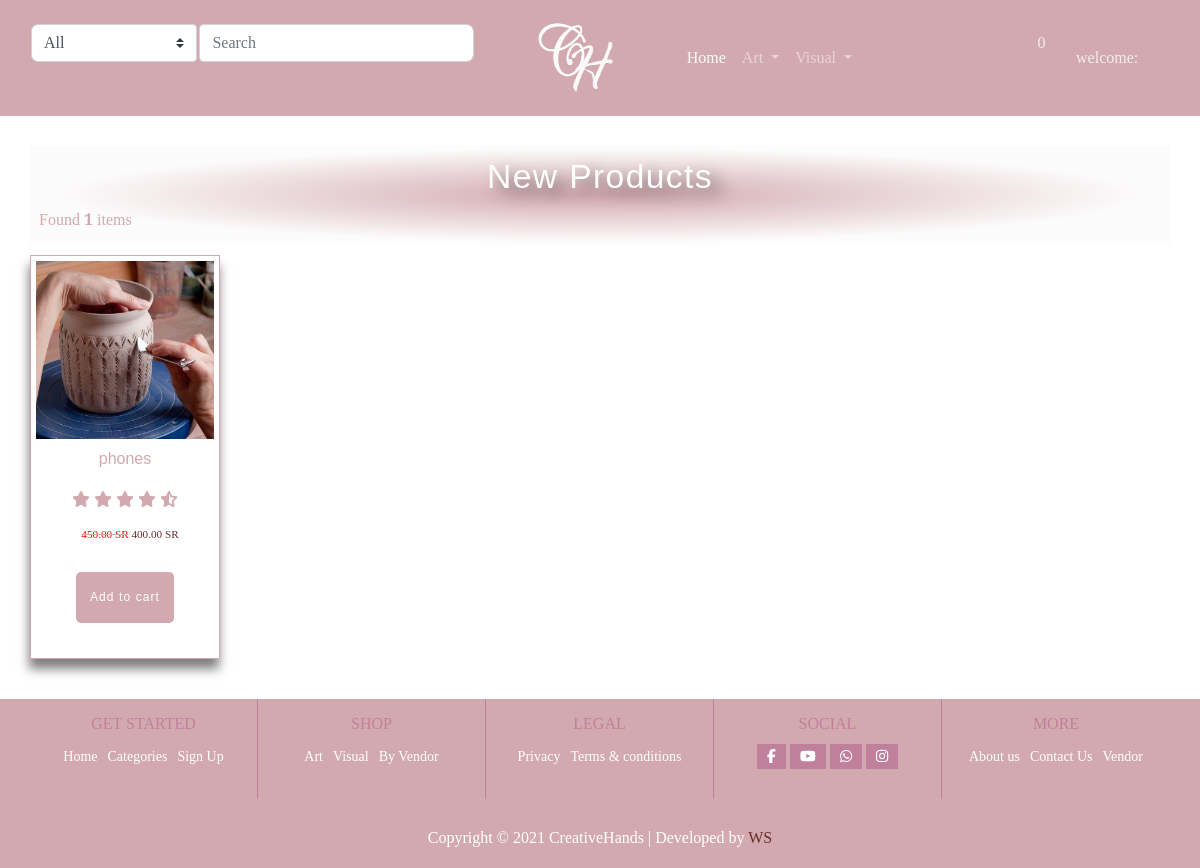
The app's page /product, older data.
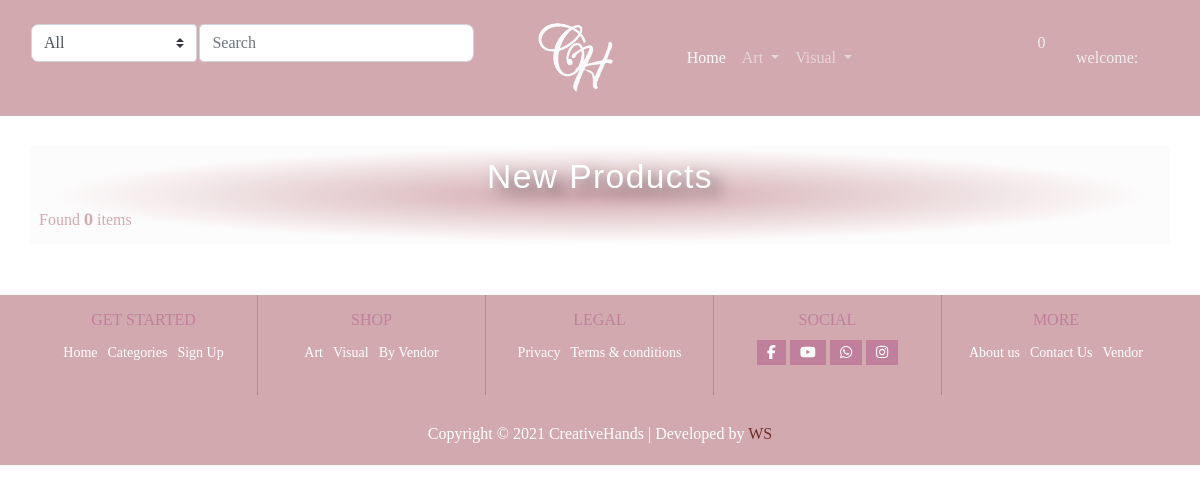
The same page, newer data.
### product/models.py (models this page shows, shortened)
class Product(models.Model):
    user = models.ForeignKey(User, null=True, on_delete=models.SET_NULL)
    PRDName = models.CharField(max_length=75)
    PRDVandor_Name = models.CharField(max_length=75)
    PRDCategory = models.ForeignKey('Category', on_delete=models.CASCADE, blank=True, null=True)
    PRDIMG = models.ImageField(upload_to='', blank=True, null=True)
    PRDDec = models.TextField(max_length=500)
    PRDBrand = models.ForeignKey('settings.Brand', on_delete=models.CASCADE, blank=True, null=True)
    PRDPrice = models.DecimalField(max_digits=5, decimal_places=2)
    PRDCost = models.DecimalField(max_digits=5, decimal_places=2)
    PRDDisc = models.DecimalField(max_digits=5, decimal_places=2)
    PRDSlug = models.SlugField(blank=True, null=True, allow_unicode=True)
    PRDCreated = models.DateTimeField()
    PRDISNew = models.BooleanField(default=False)
    PRDISbest = models.BooleanField(default=False)
    stock = models.IntegerField(default=0)
    tax = models.DecimalField(max_digits=2, decimal_places=2, default=0.05)
    on_sale = models.BooleanField(default=False)
    sale_date = models.BooleanField(default=True)
    on_sale_start = models.DateField(null=True, blank=True)
    on_sale_ends = models.DateField(null=True, blank=True)
    approved = models.BooleanField(default=False)
    featured = models.BooleanField(default=False)
    limited_products = models.BooleanField(default=False)
    added_date = models.DateTimeField(auto_now_add=True, null=True)
    update_date = models.DateTimeField(auto_now_add=True, null=True)
    weight = models.IntegerField(default=0, null=True)
    length = models.DecimalField(decimal_places=2, default=0, max_digits=100)
    height = models.DecimalField(decimal_places=2, default=0, max_digits=100)
    width = models.DecimalField(decimal_places=2, default=0, max_digits=100)
    def __str__(self):
        return self.PRDName
    def get_absolute_url(self):
        return reverse('products:pro_detail', kwargs={"slug": self.PRDSlug})

### product/views.py (the view)
# urls.py: path('product', views.All_products, name='all_pro'),                     # all products
def All_products(request):
    product_list = Product.objects.all().order_by('id')
    product_count = product_list.count()
    d = Category.objects.all()
    paginator = Paginator(product_list, 1)  # product_list == how many products  display on one page
    page_number = request.GET.get('page')  # get number data
    product_list = paginator.get_page(page_number)
    context = {
        'product_list': product_list,
        'd': d,
        'product_count': product_count,
    }
    return render(request, 'product/all_products.html', context)

### cart/context_processos.py (called while the page is built)
def counter(request):
    cart_count = 0  # var coz counter number on  cart
    if 'admin' in request.path:  # request path if admin can you though data to return see anything
        return {}
    else:
        try:
            cart = Cart.objects.filter(cart_id=_cart_id(request))
            if request.user.is_authenticated:
                cart_items = CartItems.objects.all().filter(user=request.user)
            else:
                cart_items = CartItems.objects.all().filter(cart=cart[:1])
            for cart_item in cart_items:
                cart_count += cart_item.quantity
        except Cart.DoesNotExist:
            cart_count = 0
    return dict(cart_count=cart_count)

### cart/views.py (called while the page is built)
def _cart_id(request):  # creat session id to cart
    cart = request.session.session_key
    if not cart:
        request.session.create()  # create new session
    return cart

### product/context_processors.py (called while the page is built)
def menu_links(request):
    links = Category.objects.all()
    return dict(links=links)

### product/models.py (called while the page is built)
    def get_url(self):
        return reverse('products:category_slug', args={self.slug})

    def __str__(self):
        return self.CATName

### product/templates/product/all_products.html (shortened to what this page needs)
{% extends 'product/base.html' %}
{% load static %}
{% block body%}
<link rel="stylesheet" href="{% static 'css/woocommerce.min.css' %} ">
<section class="new-product-section">
    <div class="container">
        <div class="row">
            <div class="heading-title">
                <h2>New Products</h2>
                <span class="mr-md-auto">
                    Found <b>  {{ product_count}} </b> items
                    </span>
            </div>
            <div class="new-product">
                <ul class="product-group">
                    {% for product in product_list %}
                        <li>
                            <div class="product-card">
                                <div class="card-img">
                                    <a href="#"><img class="img-fluid" src="{{product.PRDIMG.url }} "
                                            alt="product-title"></a>
                                </div>
                                <div class="card-content text-center">
                                    <a href=" {{product.get_absolute_url}}">
                                        <h2 class="product-title">{{ product}}</h2>
                                    </a>
                                    <div class="rating">
                                        <span><i class="fas fa-star"></i></span>
                                        <span><i class="fas fa-star"></i></span>
                                        <span><i class="fas fa-star"></i></span>
                                        <span><i class="fas fa-star"></i></span>
                                        <span><i class="fas fa-star-half-alt"></i></span>
                                    </div>
                                    <div class="price-group">
                                      {%if product.PRDDisc > 0 %}
                                            <del><span class="del-price-list">{{ product.PRDPrice}}  SR</span></del>
                                            <ins><span class="price-amount amount">{{ product.PRDDisc}} SR</span>
                                      {% else %}
                                            <ins><span class="price-amount amount">{{ product.PRDDisc}} SR</span>
                                            </ins>
                                      {% endif %}
                                    </div>
                                    <div class="cart-btn"><a class="add-to-cart-btn" href="#">Add to cart</a></div>
                                </div>
                            </div>
                       </li>
                    {% endfor %}
                </ul>
            </div>
        </div>
    </div>
</section>
{% endblock  %}

Row changes from the older to the newer data that the page shows:
removed Product: PRDIMG (picture), PRDName "phones", PRDPrice "450.00", PRDDisc "400.00"
Text that changed along with them:
{{ product_count }}: "1" → "0"
